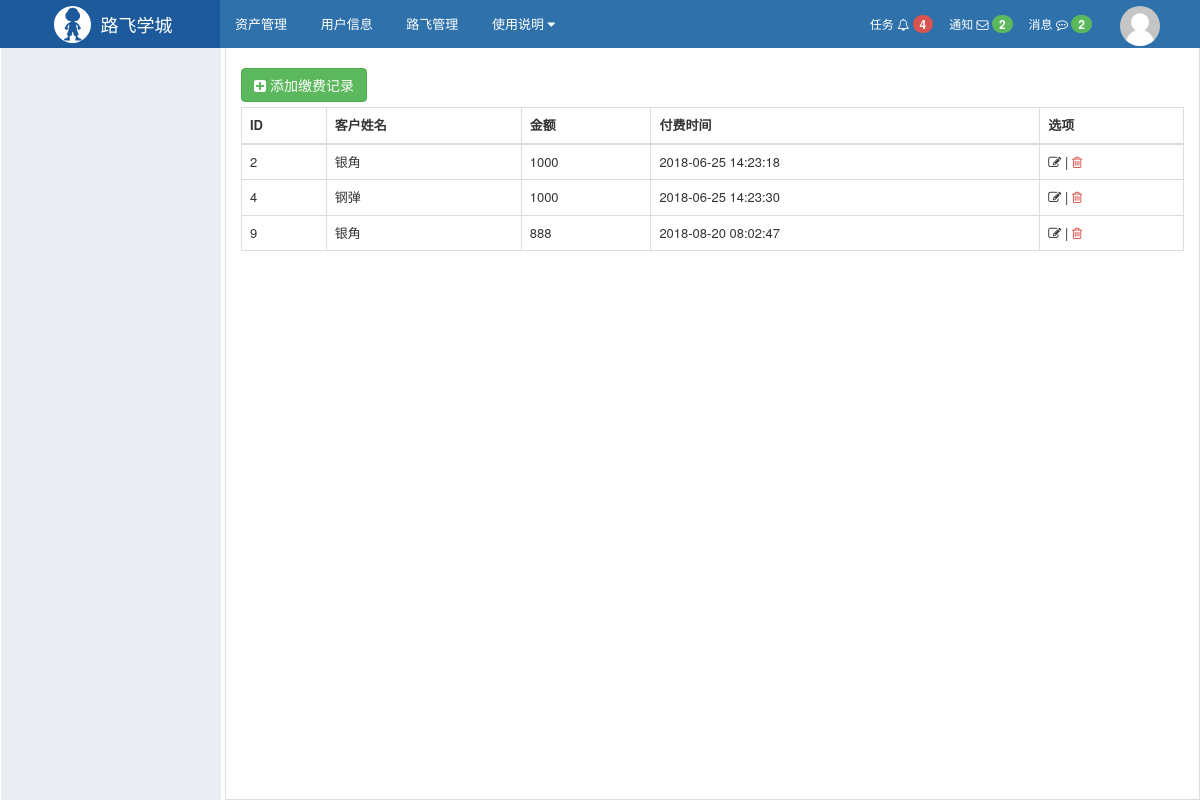
The page /payment/list/ on the database as committed earlier.
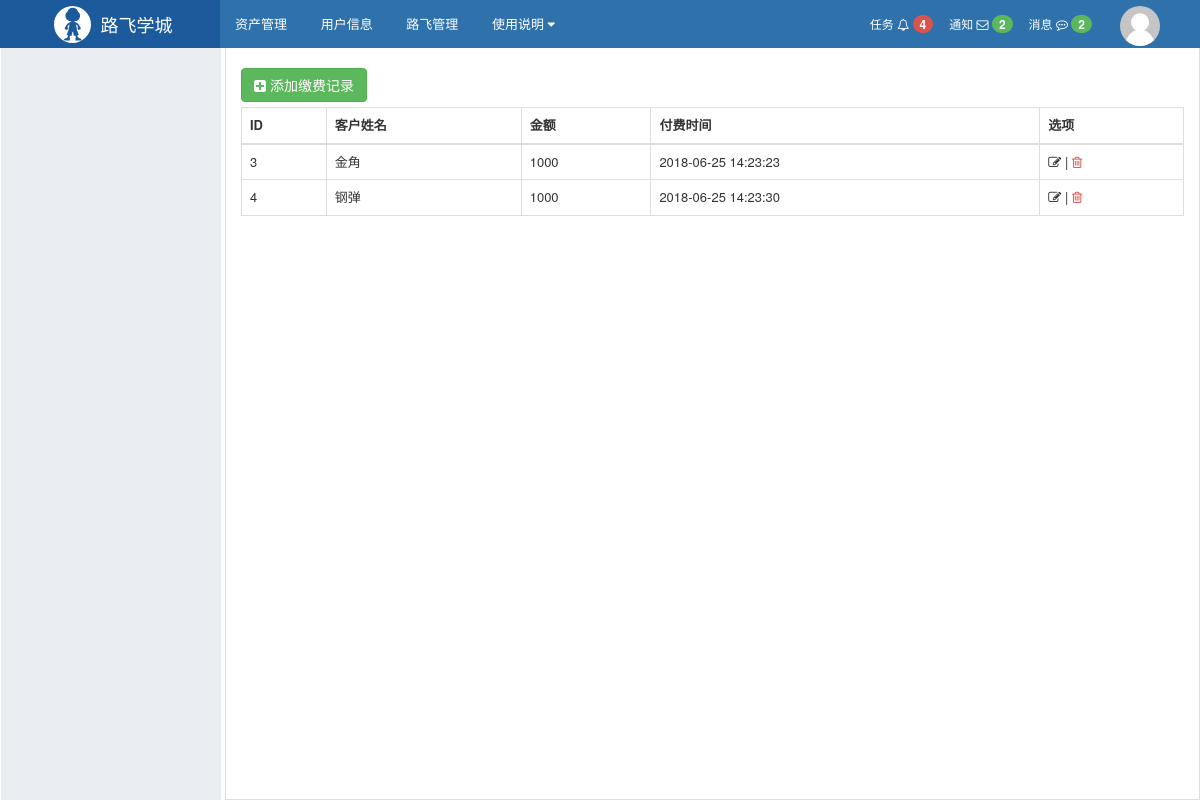
The same page on the database as committed later.
### web/models.py (models this page shows, shortened)
class Payment(models.Model):
    customer = models.ForeignKey(verbose_name='关联客户', to='Customer')
    money = models.IntegerField(verbose_name='付费金额')
    create_time = models.DateTimeField(verbose_name='付费时间', auto_now_add=True)

class Customer(models.Model):
    name = models.CharField(verbose_name='姓名', max_length=32)
    age = models.CharField(verbose_name='年龄', max_length=32)
    email = models.EmailField(verbose_name='邮箱', max_length=32)
    company = models.CharField(verbose_name='公司', max_length=32)

### web/views/payment.py (the view)
# urls.py: url(r'^payment/list/$', payment.payment_list, name='payment_list'),
def payment_list(request):
    data_list = models.Payment.objects.all()
    return render(request, 'payment_list.html', {'data_list': data_list})

### web/templates/payment_list.html
{% extends 'layout.html' %}
{% block content %}
    <div class="luffy-container">
        <div style="margin: 5px 0;">
            <a class="btn btn-success" href="/payment/add/">
                <i class="fa fa-plus-square" aria-hidden="true"></i> 添加缴费记录
            </a>
        </div>
        <table class="table table-bordered table-hover">
            <thead>
            <tr>
                <th>ID</th>
                <th>客户姓名</th>
                <th>金额</th>
                <th>付费时间</th>
                <th>选项</th>
            </tr>
            </thead>
            <tbody>
            {% for row in data_list %}
                <tr>
                    <td>{{ row.id }}</td>
                    <td>{{ row.customer.name }}</td>
                    <td>{{ row.money }}</td>
                    <td>{{ row.create_time|date:"Y-m-d H:i:s" }}</td>
                    <td>
                        <a style="color: #333333;" href="/payment/edit/{{ row.id }}/">
                            <i class="fa fa-edit" aria-hidden="true"></i></a>
                        |
                        <a style="color: #d9534f;" href="/payment/del/{{ row.id }}/"><i class="fa fa-trash-o"></i></a>
                    </td>
                </tr>
            {% endfor %}
            </tbody>
        </table>
    </div>
{% endblock %}

### web/templates/layout.html (shortened to what this page needs)
{% load staticfiles %}
<!DOCTYPE html>
<html lang="en">
<head>
    <link rel="stylesheet" href="{% static 'plugins/bootstrap/css/bootstrap.css' %} "/>
    <link rel="stylesheet" href="{% static 'plugins/font-awesome/css/font-awesome.css' %} "/>
    <link rel="stylesheet" href="{% static 'css/commons.css' %} "/>
    <link rel="stylesheet" href="{% static 'css/nav.css' %} "/>
    <link rel="stylesheet" href="{% static 'rbac/css/menu.css' %} "/>
</head>
<body>
<div class="pg-header">
    <div class="nav">
        <div class="logo-area left">
            <a href="#">
                <img class="logo" src="{% static 'imgs/logo.svg' %}">
                <span style="font-size: 18px;">路飞学城 </span>
            </a>
        </div>
        <div class="left-menu left">
            <a class="menu-item">资产管理</a>
            <a class="menu-item">用户信息</a>
            <a class="menu-item">路飞管理</a>
            <div class="menu-item">
                <span>使用说明</span>
                <i class="fa fa-caret-down" aria-hidden="true"></i>
            </div>
        </div>
        <div class="right-menu right clearfix">
            <div class="user-info right">
                <a href="#" class="avatar">
                    <img class="img-circle" src="{% static 'imgs/default.png' %}">
                </a>
            </div>
            <a class="user-menu right">
                消息
                <i class="fa fa-commenting-o" aria-hidden="true"></i>
                <span class="badge bg-success">2</span>
            </a>
            <a class="user-menu right">
                通知
                <i class="fa fa-envelope-o" aria-hidden="true"></i>
                <span class="badge bg-success">2</span>
            </a>
            <a class="user-menu right">
                任务
                <i class="fa fa-bell-o" aria-hidden="true"></i>
                <span class="badge bg-danger">4</span>
            </a>
        </div>
    </div>
</div>
<div class="pg-body">
    <div class="left-menu">
            {% load my_tags %}
    </div>
    <div class="right-body">
        {% block content %} {% endblock %}
    </div>
</div>
</body>
</html>

### web/static/css/commons.css (style rules this page uses)
body { margin: 0; }
img { border: 0; }
.left { float: left; }
.right { float: right; }
.clearfix:after { clear: both; display: block; visibility: hidden; height: 0; }
.bg-danger { background-color: #d9534f !important; color: #ffffff; }
.bg-success { background-color: #5cb85c !important; color: #ffffff; }
.badge { display: inline-block; min-width: 10px; padding: 3px 7px; font-size: 12px; font-weight: bold; line-height: 1; color: #fff; text-align: center; white-space: nowrap; vertical-align: baseline; background-color: #777; border-radius: 10px; }
.img-circle { border-radius: 50%; }

### web/static/css/nav.css (style rules this page uses)
.nav { min-width: 980px; height: 48px; background-color: #2F72AB; color: #ffffff; line-height: 48px; overflow: visible; font-size: 12px; }
.nav .logo-area { width: 220px; overflow: hidden; height: 48px; text-align: center; background-color: #1c5a9c; }
.nav .logo-area > a { color: #ffffff; text-decoration: none; display: inline-block; }
.nav .logo-area .logo { height: 37px; width: 37px; float: left; margin: 6px; margin-right: 10px; }
.nav .left-menu { font-size: 13px; }
.nav .left-menu .menu-item { display: inline-block; padding: 0 15px; cursor: pointer; position: relative; color: white; text-decoration: none; }
.nav .right-menu .user-menu { padding: 0 8px; cursor: pointer; color: white; text-decoration: none; }
.nav .right-menu .user-info { padding: 0 30px 0 10px; height: 48px; position: relative; }
.nav .right-menu .user-info .avatar { display: inline-block; padding: 0 10px; height: 48px; }

### web/templates/layout.html (style rules this page uses)
body { margin: 0; }
.pg-body > .left-menu { background-color: #EAEDF1; position: absolute; left: 1px; top: 48px; bottom: 0; width: 220px; border: 1px solid #EAEDF1; overflow: auto; }
.pg-body > .right-body { position: absolute; left: 225px; right: 0; top: 48px; bottom: 0; overflow: scroll; border: 1px solid #ddd; border-top: 0; font-size: 13px; min-width: 755px; }
.luffy-container { padding: 15px; }

Rows that differ between the two databases and show on the page:
removed Payment: id "2", customer.name "银角", money "1000", create_time "2018-06-25 14:23:18"
removed Payment: id "9", customer.name "银角", money "888", create_time "2018-08-20 08:02:47"
added Payment: id "3", customer.name "金角", money "1000", create_time "2018-06-25 14:23:23"
